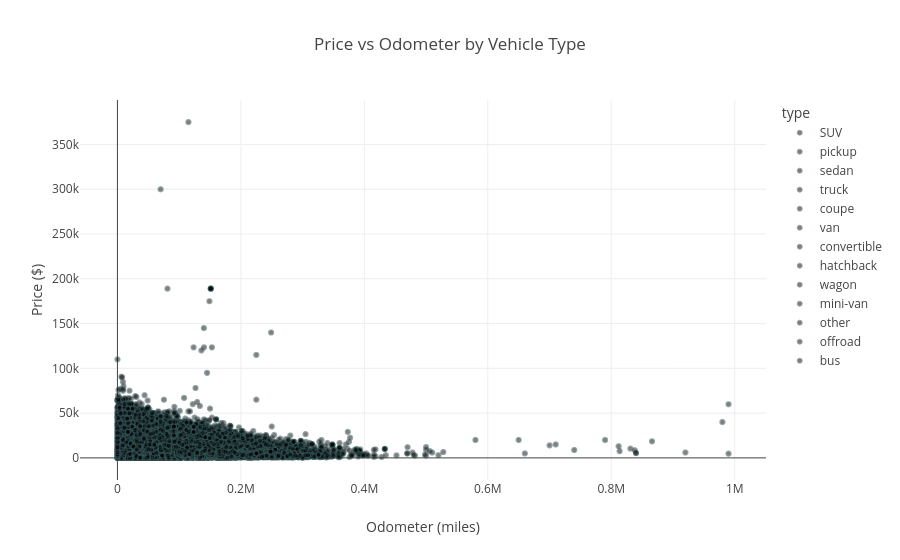

The notebook cell saved with this chart:
### Code cell
# Create Scatter plot for Price vs Odometer with color by type
# This will help us visualize how price varies with odometer readings across different types of vehicles

fig3 = px.scatter(df,
                    x='odometer', 
                    y='price', 
                    color='type',
                    title='Price vs Odometer by Vehicle Type',
                    labels={'odometer': 'Odometer (miles)', 'price': 'Price ($)'})  
fig3.update_traces(marker=dict(size=5, opacity=0.5, line=dict(width=1, color='DarkSlateGrey')))

# Show the plot
fig3.show()

### Figure 1 — Plotly figure (JSON) as saved in the notebook; plotly's stock layout.template omitted (floating-point values rounded to 4 significant figures; data arrays with more than 128 entries replaced by an {"elided": "..."} marker saying what was removed)
{"data": [{"hovertemplate": "type=SUV<br>Odometer (miles)=%{x}<br>Price ($)=%{y}<extra></extra>", "legendgroup": "SUV", "marker": {"color": "#000001", "line": {"color": "DarkSlateGrey", "width": 1}, "opacity": 0.5, "size": 5, "symbol": "circle"}, "mode": "markers", "name": "SUV", "showlegend": true, "type": "scattergl", "x": {"elided": "12405 int values"}, "xaxis": "x", "y": {"elided": "12405 int values"}, "yaxis": "y"}, {"hovertemplate": "type=pickup<br>Odometer (miles)=%{x}<br>Price ($)=%{y}<extra></extra>", "legendgroup": "pickup", "marker": {"color": "#000002", "line": {"color": "DarkSlateGrey", "width": 1}, "opacity": 0.5, "size": 5, "symbol": "circle"}, "mode": "markers", "name": "pickup", "showlegend": true, "type": "scattergl", "x": {"elided": "6988 int values"}, "xaxis": "x", "y": {"elided": "6988 int values"}, "yaxis": "y"}, {"hovertemplate": "type=sedan<br>Odometer (miles)=%{x}<br>Price ($)=%{y}<extra></extra>", "legendgroup": "sedan", "marker": {"color": "#000003", "line": {"color": "DarkSlateGrey", "width": 1}, "opacity": 0.5, "size": 5, "symbol": "circle"}, "mode": "markers", "name": "sedan", "showlegend": true, "type": "scattergl", "x": {"elided": "12154 int values"}, "xaxis": "x", "y": {"elided": "12154 int values"}, "yaxis": "y"}, {"hovertemplate": "type=truck<br>Odometer (miles)=%{x}<br>Price ($)=%{y}<extra></extra>", "legendgroup": "truck", "marker": {"color": "#000004", "line": {"color": "DarkSlateGrey", "width": 1}, "opacity": 0.5, "size": 5, "symbol": "circle"}, "mode": "markers", "name": "truck", "showlegend": true, "type": "scattergl", "x": {"elided": "12353 int values"}, "xaxis": "x", "y": {"elided": "12353 int values"}, "yaxis": "y"}, {"hovertemplate": "type=coupe<br>Odometer (miles)=%{x}<br>Price ($)=%{y}<extra></extra>", "legendgroup": "coupe", "marker": {"color": "#000005", "line": {"color": "DarkSlateGrey", "width": 1}, "opacity": 0.5, "size": 5, "symbol": "circle"}, "mode": "markers", "name": "coupe", "showlegend": true, "type": "scattergl", "x": {"elided": "2303 int values"}, "xaxis": "x", "y": {"elided": "2303 int values"}, "yaxis": "y"}, {"hovertemplate": "type=van<br>Odometer (miles)=%{x}<br>Price ($)=%{y}<extra></extra>", "legendgroup": "van", "marker": {"color": "#000006", "line": {"color": "DarkSlateGrey", "width": 1}, "opacity": 0.5, "size": 5, "symbol": "circle"}, "mode": "markers", "name": "van", "showlegend": true, "type": "scattergl", "x": {"elided": "633 int values"}, "xaxis": "x", "y": {"elided": "633 int values"}, "yaxis": "y"}, {"hovertemplate": "type=convertible<br>Odometer (miles)=%{x}<br>Price ($)=%{y}<extra></extra>", "legendgroup": "convertible", "marker": {"color": "#000007", "line": {"color": "DarkSlateGrey", "width": 1}, "opacity": 0.5, "size": 5, "symbol": "circle"}, "mode": "markers", "name": "convertible", "showlegend": true, "type": "scattergl", "x": {"elided": "446 int values"}, "xaxis": "x", "y": {"elided": "446 int values"}, "yaxis": "y"}, {"hovertemplate": "type=hatchback<br>Odometer (miles)=%{x}<br>Price ($)=%{y}<extra></extra>", "legendgroup": "hatchback", "marker": {"color": "#000008", "line": {"color": "DarkSlateGrey", "width": 1}, "opacity": 0.5, "size": 5, "symbol": "circle"}, "mode": "markers", "name": "hatchback", "showlegend": true, "type": "scattergl", "x": {"elided": "1047 int values"}, "xaxis": "x", "y": {"elided": "1047 int values"}, "yaxis": "y"}, {"hovertemplate": "type=wagon<br>Odometer (miles)=%{x}<br>Price ($)=%{y}<extra></extra>", "legendgroup": "wagon", "marker": {"color": "#000009", "line": {"color": "DarkSlateGrey", "width": 1}, "opacity": 0.5, "size": 5, "symbol": "circle"}, "mode": "markers", "name": "wagon", "showlegend": true, "type": "scattergl", "x": {"elided": "1541 int values"}, "xaxis": "x", "y": {"elided": "1541 int values"}, "yaxis": "y"}, {"hovertemplate": "type=mini-van<br>Odometer (miles)=%{x}<br>Price ($)=%{y}<extra></extra>", "legendgroup": "mini-van", "marker": {"color": "#000010", "line": {"color": "DarkSlateGrey", "width": 1}, "opacity": 0.5, "size": 5, "symbol": "circle"}, "mode": "markers", "name": "mini-van", "showlegend": true, "type": "scattergl", "x": {"elided": "1161 int values"}, "xaxis": "x", "y": {"elided": "1161 int values"}, "yaxis": "y"}, {"hovertemplate": "type=other<br>Odometer (miles)=%{x}<br>Price ($)=%{y}<extra></extra>", "legendgroup": "other", "marker": {"color": "#000001", "line": {"color": "DarkSlateGrey", "width": 1}, "opacity": 0.5, "size": 5, "symbol": "circle"}, "mode": "markers", "name": "other", "showlegend": true, "type": "scattergl", "x": {"elided": "256 int values"}, "xaxis": "x", "y": {"elided": "256 int values"}, "yaxis": "y"}, {"hovertemplate": "type=offroad<br>Odometer (miles)=%{x}<br>Price ($)=%{y}<extra></extra>", "legendgroup": "offroad", "marker": {"color": "#000002", "line": {"color": "DarkSlateGrey", "width": 1}, "opacity": 0.5, "size": 5, "symbol": "circle"}, "mode": "markers", "name": "offroad", "showlegend": true, "type": "scattergl", "x": {"elided": "214 int values"}, "xaxis": "x", "y": {"elided": "214 int values"}, "yaxis": "y"}, {"hovertemplate": "type=bus<br>Odometer (miles)=%{x}<br>Price ($)=%{y}<extra></extra>", "legendgroup": "bus", "marker": {"color": "#000003", "line": {"color": "DarkSlateGrey", "width": 1}, "opacity": 0.5, "size": 5, "symbol": "circle"}, "mode": "markers", "name": "bus", "showlegend": true, "type": "scattergl", "x": [142539, 17037, 142539, 225000, 17037, 17037, 225000, 17037, 17037, 17037, 225000, 17037, 225000, 17037, 248135, 142000, 109705, 225000, 50000, 248135, 248135, 115000, 17037, 17037], "xaxis": "x", "y": [10500, 28990, 10500, 4995, 28990, 28990, 4995, 28990, 28990, 28990, 4995, 28990, 4995, 28990, 6997, 7900, 7500, 4995, 10000, 6997, 6997, 28990, 28990, 28990], "yaxis": "y"}], "layout": {"legend": {"title": {"text": "type"}, "tracegroupgap": 0}, "title": {"text": "Price vs Odometer by Vehicle Type"}, "xaxis": {"anchor": "y", "domain": [0, 1], "title": {"text": "Odometer (miles)"}}, "yaxis": {"anchor": "x", "domain": [0, 1], "title": {"text": "Price ($)"}}}}
